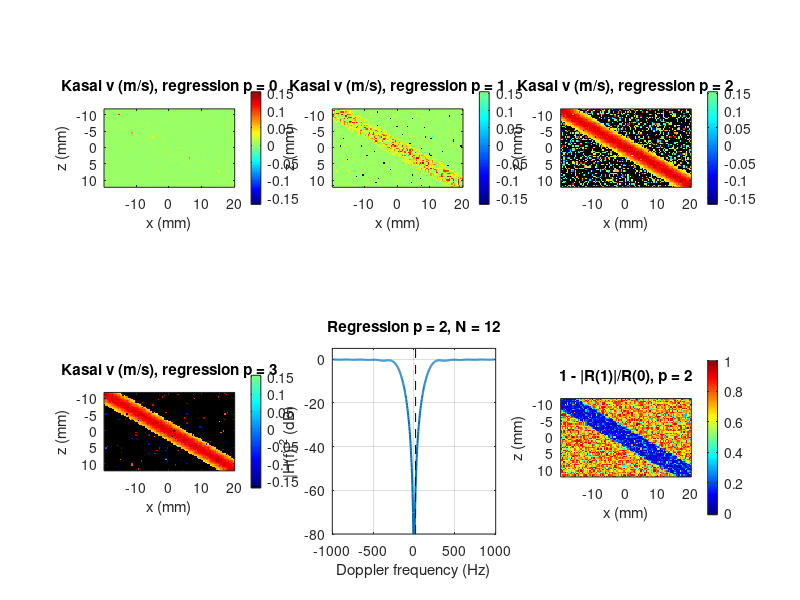

MATLAB code for this plot:
%% m29_color_flow_wallfilter.m
% Purpose : Colour-flow processing chain on a simulated 2D ensemble:
%           clutter (40 dB above blood, slowly moving tissue) + blood in an
%           inclined vessel (parabolic profile) + white noise ->
%           polynomial-regression wall filter of degree p -> Kasai velocity,
%           power and normalized variance (1 - |R(1)|/R(0)) per pixel ->
%           power threshold. Also the filter's measured -3 dB cutoff,
%           compared with (0.44 + 0.41 p) PRF/N from Module 09.
% Change  : p (wall filter degree), N, PRF, CBR, tissue velocity vt.
% Expect  : N = 12, PRF = 2 kHz, f0 = 5 MHz: v_Nyq = 0.154 m/s. p = 0 leaves
%           tissue moving at 3 mm/s partly unfiltered (residual clutter >> blood,
%           velocities pulled toward the tissue value, flash outside the vessel);
%           p = 1-2 is the usable range; p = 3 eats slow flow near the walls.
rng(1);

%% Parameters
c = 1540; f0 = 5e6; PRF = 2e3; T = 1/PRF; N = 12;
theta = 60*pi/180;          % beam (vertical) to vessel angle
a = 3e-3;  vmax = 0.25;     % vessel radius (m), centreline speed (m/s)
CBRdB = 40;  SNRdB = 15;    % clutter-to-blood and blood-to-noise power ratios (dB)
vt = 3e-3;                  % axial tissue velocity (m/s), toward the probe
sigb = 40;  sigt = 3;       % blood and tissue spectral std (Hz)
nz = 60; nx = 100; dx = 0.4e-3;      % pixels (depth x lateral), pixel size (m)
vNyq = c*PRF/(4*f0);
fprintf('v_Nyq = %.3f m/s; axial centreline v = %.3f m/s; tissue Doppler = %.1f Hz\n', vNyq, vmax*cos(theta), 2*vt*f0/c);

[X, Z] = meshgrid(((1:nx) - nx/2)*dx, ((1:nz) - nz/2)*dx);
ang = pi/2 - theta;                          % vessel inclination from horizontal
dist = -X*sin(ang) + Z*cos(ang);             % signed distance from the vessel axis
lumen = abs(dist) < a;
vax = zeros(nz, nx);  vax(lumen) = vmax*(1 - (dist(lumen)/a).^2)*cos(theta);   % axial speed toward probe
fb  = 2*vax*f0/c;  ft = 2*vt*f0/c;
P = nz*nx;  n = (0:N-1);

% Signals (P pixels x N samples): sums of Kp phasors give Gaussian-like spectra
Kp = 8;
blood = zeros(P, N);  tiss = zeros(P, N);
for k = 1:Kp
    blood = blood + (randn(P,1) + 1j*randn(P,1))/sqrt(2*Kp) .* exp(2j*pi*(fb(:) + sigb*randn(P,1))*n*T);
    tiss  = tiss  + (randn(P,1) + 1j*randn(P,1))/sqrt(2*Kp) .* exp(2j*pi*(ft + sigt*randn(P,1))*n*T);
end
blood(~lumen(:), :) = 0;
noise = (randn(P,N) + 1j*randn(P,N))/sqrt(2) * 10^(-SNRdB/20);
Xsig = 10^(CBRdB/20)*tiss + blood + noise;

%% Regression filters, responses and processing
fax = linspace(-PRF/2, PRF/2, 801);  E = exp(2j*pi*n'*fax*T);        % N x F test tones
fprintf(' p  -3dB cutoff (Hz)  approx(0.44+0.41p)PRF/N  v_min(m/s)  resid CBR(dB)  detect%%  flash%%  mean|err| (m/s)\n');
maps = cell(1, 4);
for p = 0:3
    V = bsxfun(@power, ((0:N-1)' - (N-1)/2)/N, 0:p);  [Q, ~] = qr(V, 0);   % orthonormal polynomial basis
    A = eye(N) - Q*Q';                                   % regression (projection) filter
    H2 = sum(abs(A*E).^2, 1)/N;                          % |H(f)|^2 as in Module 09
    pos = fax >= 0;  fp = fax(pos);  hp = H2(pos);
    fc3 = fp(find(hp >= 0.5, 1));                        % first frequency reaching -3 dB
    Y = Xsig * A.';                                      % filter every pixel (rows)
    R0 = (sum(abs(Y(:,2:end)).^2, 2) + sum(abs(Y(:,1:end-1)).^2, 2))/2;
    R1 = sum(Y(:,2:end).*conj(Y(:,1:end-1)), 2);
    vk = c*PRF/(4*pi*f0)*angle(R1);
    nfl = 10^(-SNRdB/10) * (N - p - 1)/N * (N-1);       % expected noise-only R0
    dmask = R0 > 2*nfl;                                    % 3 dB above noise floor
    clutRes = mean(sum(abs(10^(CBRdB/20)*tiss*A.').^2, 2));  bl = mean(sum(abs(blood(lumen(:),:)*A.').^2, 2));
    inl = lumen(:) & dmask;
    fprintf(' %d     %6.0f             %6.0f               %.4f      %6.1f      %5.1f   %5.1f    %.4f\n', p, fc3, (0.44 + 0.41*p)*PRF/N, ...
        c*fc3/(2*f0*cos(theta)), 10*log10(clutRes/bl), 100*mean(dmask(lumen(:))), 100*mean(dmask(~lumen(:))), mean(abs(vk(inl) - vax(inl))));
    vm = vk;  vm(~dmask) = -1.1*vNyq;  maps{p+1} = reshape(vm, nz, nx);   % below colour range: black
    if p == 2, Hp2 = H2; end
end
fprintf('Detection threshold: R0 > 2 x expected noise power. Velocities in m/s are axial (toward probe > 0).\n');
fprintf('Slowest detectable flow (p = 2): about %.3f m/s along the vessel at theta = 60 deg\n', c*(0.44+0.82)*PRF/N/(2*f0*cos(theta)));

% Normalized variance map (p = 2): high where noise dominates
V = bsxfun(@power, ((0:N-1)' - (N-1)/2)/N, 0:2);  [Q, ~] = qr(V, 0);  A = eye(N) - Q*Q';  Y = Xsig*A.';
R0 = (sum(abs(Y(:,2:end)).^2, 2) + sum(abs(Y(:,1:end-1)).^2, 2))/2;  R1 = sum(Y(:,2:end).*conj(Y(:,1:end-1)), 2);
nv = 1 - abs(R1)./R0;
fprintf('Normalized variance 1-|R1|/R0 (p = 2): lumen centre %.2f, lumen edge %.2f, outside (noise) %.2f\n', ...
    median(nv(abs(dist(:)) < a/3)), median(nv(abs(dist(:)) > 0.75*a & lumen(:))), median(nv(~lumen(:))));

%% Figures
figure('Position', [40 40 1150 600]);
for p = 0:3
    subplot(2,3,p+1); imagesc(X(1,:)*1e3, Z(:,1)*1e3, maps{p+1}, [-1.1*vNyq vNyq]); axis image; colorbar;
    title(sprintf('Kasai v (m/s), regression p = %d', p)); xlabel('x (mm)'); ylabel('z (mm)');
end
colormap([0 0 0; jet(126)]);   % first entry (black) = below threshold
subplot(2,3,5); plot(fax, 10*log10(Hp2 + 1e-12), 'LineWidth', 1.5); hold on; plot(ft*[1 1], [-80 5], 'k--');
xlabel('Doppler frequency (Hz)'); ylabel('|H(f)|^2 (dB)'); title('Regression p = 2, N = 12'); ylim([-80 5]); grid on;
subplot(2,3,6); imagesc(X(1,:)*1e3, Z(:,1)*1e3, reshape(nv, nz, nx), [-0.01 1]); axis image; colorbar;
title('1 - |R(1)|/R(0), p = 2'); xlabel('x (mm)'); ylabel('z (mm)');
